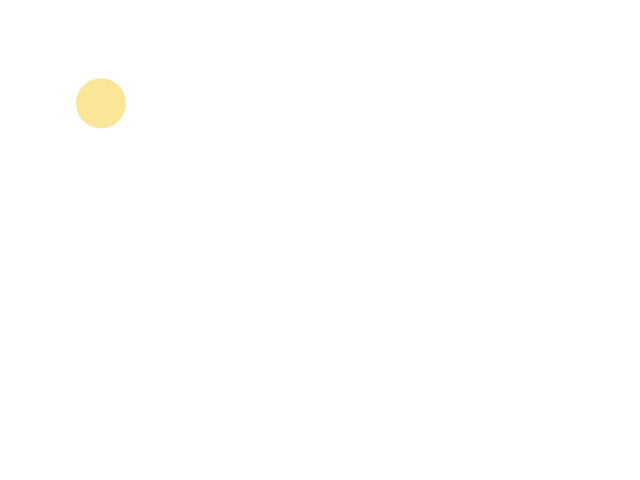
Frame 1 (no input)
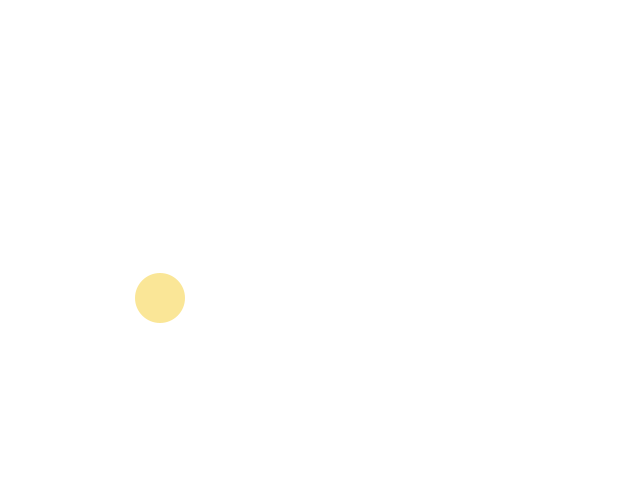
Frame 60 (the mouse pressed at the canvas centre just before this capture)
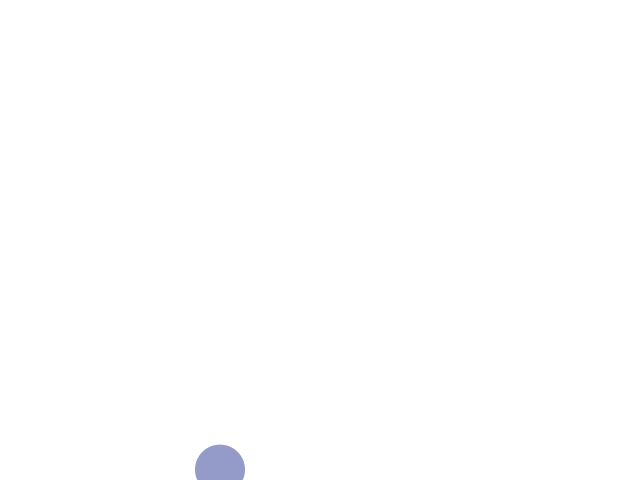
Frame 120 (the mouse held since frame 60 and released just before this capture)

The Processing sketch that drew these frames (run headless with seeded random() and noise(); from frame 60 on, the mouse is pressed at the canvas centre):

// Processing sketch: bouncing_ball
// ── bouncing_ball.pde
/**
* Based on Nature of Code Example 1.1 
* Bouncing ball with no vectors
* By Dan Shiffman.  Modified by Kevin Siwoff
*/

//[full] Variables for location and speed of ball.
float x = 100;
float y = 100;
float xspeed = 1;
float yspeed = 3.3;
color ballColor;

void setup() {
  size(640,480);
  background(255);
  colorMode(HSB);
  ballColor = color(34,100,250);
}

void draw() {
  background(255);
  //Move the ball according to its speed.
  x = x + xspeed;
  y = y + yspeed;

  //Check for bouncing.
  if ((x > width) || (x < 0)) {
    xspeed = xspeed * -1;
  }
  if ((y > height) || (y < 0)) {
    yspeed = yspeed * -1;
    ballColor = color(int(random(255)), int(random(255)), 200);
    
  }

  noStroke();
  fill(ballColor);
  // Display the ball at the location (x,y).
  ellipse(x,y,50,50);
}

//function to call when mouse is clicked
void mouseClicked(){
  x = mouseX; //assign x the value of our mouseX position
  y = mouseY; //assign y the value of our mouseY position
  if(x >= width/2){
    xspeed  = abs(xspeed) * -1.0; //make sure xspeed is negative
  }
  else{
    xspeed = abs(xspeed); //otherwise xspeed is positive
  }
  yspeed = abs(yspeed); //make sure yspeed is always positive
}
